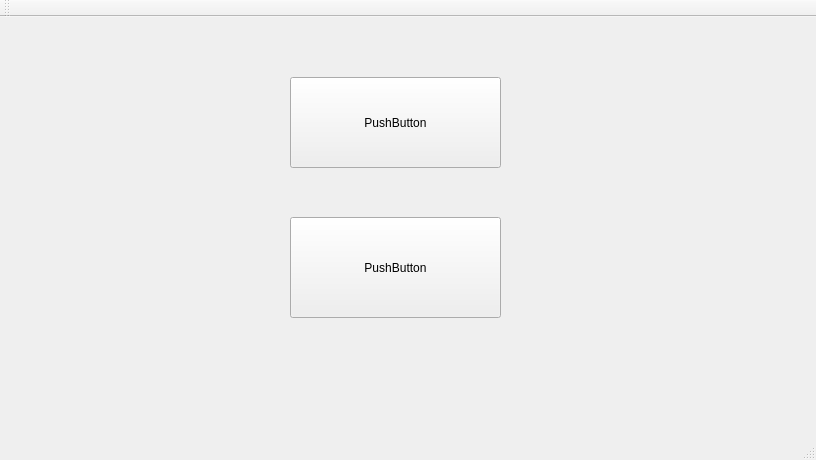
<?xml version="1.0" encoding="UTF-8"?>
<ui version="4.0">
 <class>MainWindow</class>
 <widget class="QMainWindow" name="MainWindow">
  <property name="geometry">
   <rect>
    <x>0</x>
    <y>0</y>
    <width>816</width>
    <height>460</height>
   </rect>
  </property>
  <property name="windowTitle">
   <string>MainWindow</string>
  </property>
  <widget class="QWidget" name="centralWidget">
   <widget class="QPushButton" name="pushButton">
    <property name="geometry">
     <rect>
      <x>290</x>
      <y>60</y>
      <width>211</width>
      <height>91</height>
     </rect>
    </property>
    <property name="text">
     <string>PushButton</string>
    </property>
   </widget>
   <widget class="QPushButton" name="mybtn">
    <property name="geometry">
     <rect>
      <x>290</x>
      <y>200</y>
      <width>211</width>
      <height>101</height>
     </rect>
    </property>
    <property name="text">
     <string>PushButton</string>
    </property>
   </widget>
  </widget>
  <widget class="QMenuBar" name="menuBar">
   <property name="geometry">
    <rect>
     <x>0</x>
     <y>0</y>
     <width>816</width>
     <height>26</height>
    </rect>
   </property>
  </widget>
  <widget class="QToolBar" name="mainToolBar">
   <attribute name="toolBarArea">
    <enum>TopToolBarArea</enum>
   </attribute>
   <attribute name="toolBarBreak">
    <bool>false</bool>
   </attribute>
  </widget>
  <widget class="QStatusBar" name="statusBar"/>
 </widget>
 <layoutdefault spacing="6" margin="11"/>
 <resources/>
 <connections/>
</ui>
